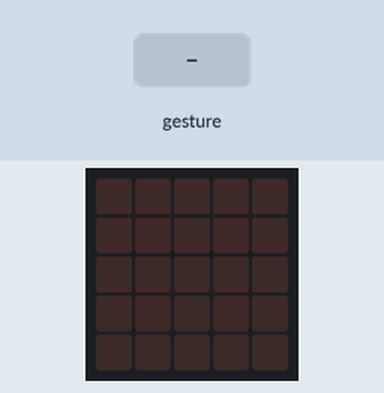
Simulated run of this program. Board: BBC micro:bit (MakeCode). Shown: the board's 5×5 LED display. The inputs (shaded band) are chosen by the test bench. A tilt is held for 1.5 s and a shake lasts 1 s, then the board lies face up again.

Above: at 1.2 s.
1.3 s: gesture 'shake'
At 2.5 s:
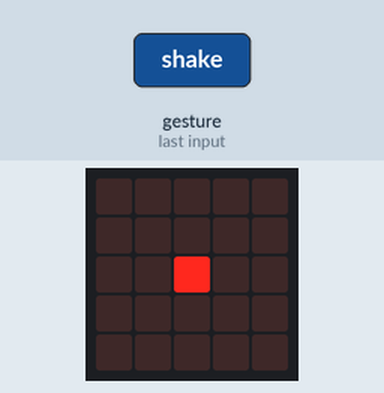
3.0 s: gesture 'tilt right'
At 3.5 s:
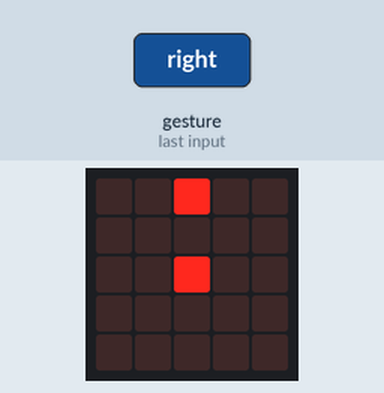
4.6 s: gesture 'tilt left'
At 5.1 s:
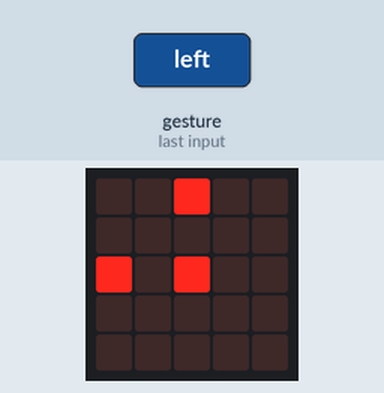
Timing chart, 0 to 7.6 s (numbered marks = the images above; inputs shaded):
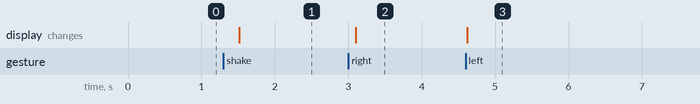

Measured:
- after the input at 1.3 s, the display: changes after 0.21 s (image 1)
- after the input at 3.0 s, the display: changes after 0.11 s (image 2)
- after the input at 4.6 s, the display: changes at once (image 3)

The program:

main.ts
```typescript
basic.forever(function () {
    if (input.isGesture(Gesture.Shake)) {
        led.plot(2, 2)
    }
    if (input.isGesture(Gesture.TiltRight)) {
        led.plot(2, 0)
    }
    if (input.isGesture(Gesture.TiltLeft)) {
        led.plot(0, 2)
    }
})
```

test.ts
```typescript
// aquí va el archivo "tests"; esto no se compilará cuando este paquete se utilice como una extensión.
```
